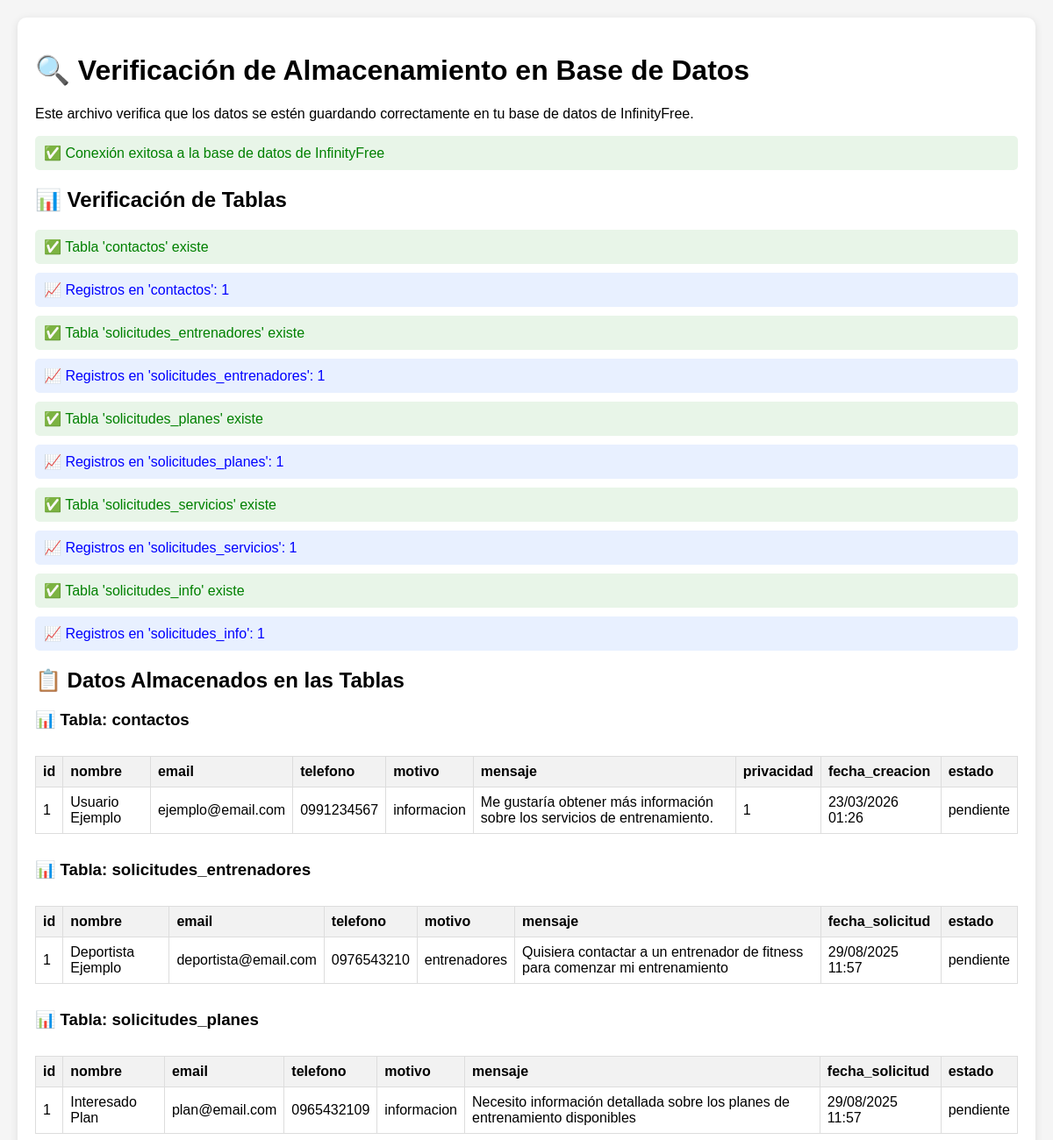
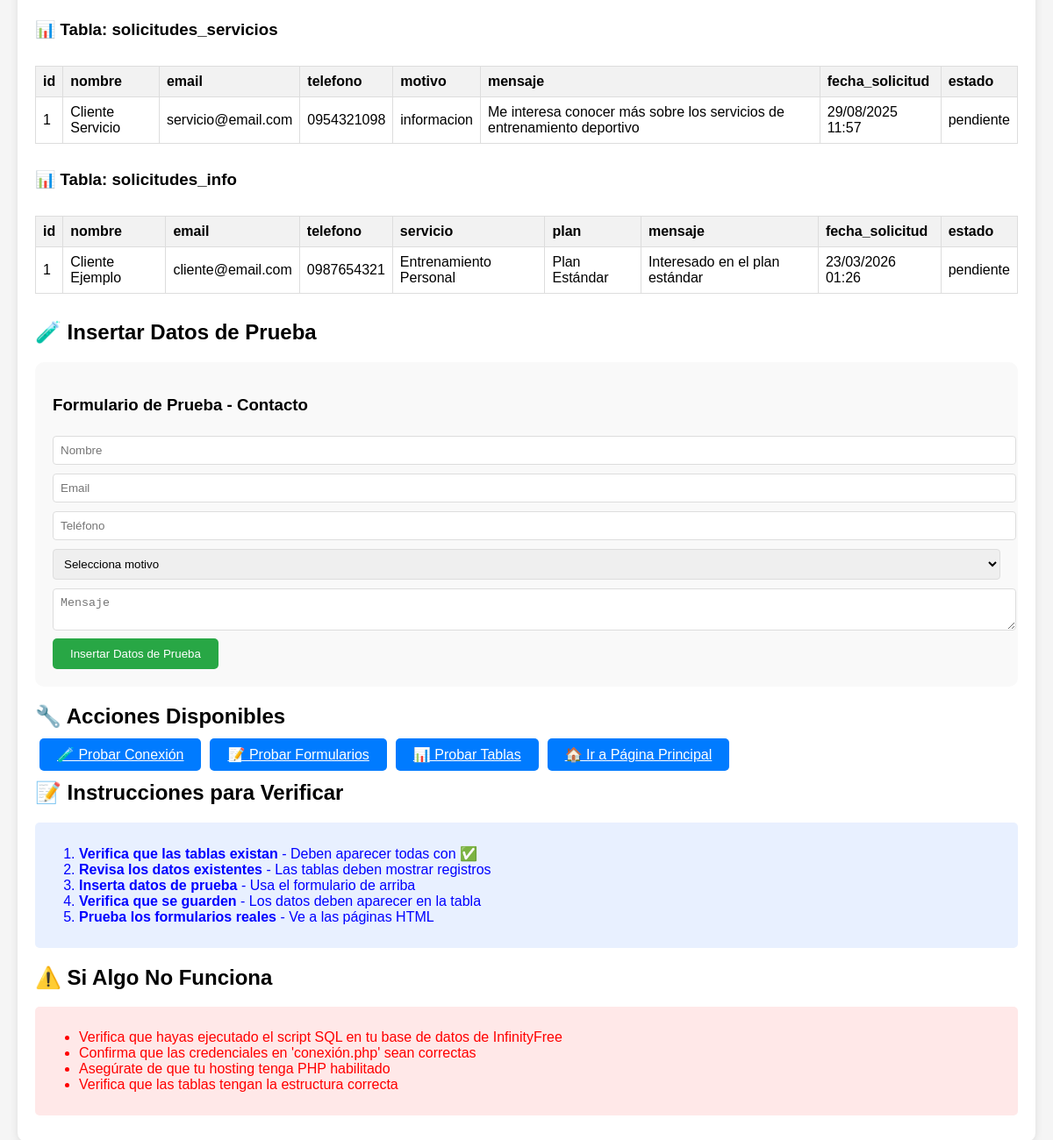
The page /Procesamientof/verificar_almacenamiento.php on the database its author committed (2 pictures, top to bottom).
### tables this page shows
CREATE TABLE IF NOT EXISTS `contactos` (
    `id` INT AUTO_INCREMENT PRIMARY KEY,
    `nombre` VARCHAR(100) NOT NULL,
    `email` VARCHAR(100) NOT NULL,
    `telefono` VARCHAR(20) DEFAULT NULL,
    `motivo` ENUM('informacion', 'soporte', 'entrenadores', 'otros') NOT NULL,
    `mensaje` TEXT NOT NULL,
    `privacidad` TINYINT(1) DEFAULT 0,
    `fecha_creacion` DATETIME DEFAULT CURRENT_TIMESTAMP,
    `estado` ENUM('pendiente', 'respondido', 'archivado') DEFAULT 'pendiente',
    INDEX `idx_email` (`email`),
    INDEX `idx_motivo` (`motivo`),
    INDEX `idx_fecha` (`fecha_creacion`)
);

CREATE TABLE IF NOT EXISTS `solicitudes_entrenadores` (
    `id` INT AUTO_INCREMENT PRIMARY KEY,
    `nombre` VARCHAR(100) NOT NULL,
    `email` VARCHAR(100) NOT NULL,
    `telefono` VARCHAR(20) DEFAULT NULL,
    `motivo` ENUM('informacion', 'soporte', 'entrenadores', 'otros') NOT NULL,
    `mensaje` TEXT NOT NULL,
    `fecha_solicitud` DATETIME DEFAULT CURRENT_TIMESTAMP,
    `estado` ENUM('pendiente', 'respondido', 'archivado') DEFAULT 'pendiente',
    INDEX `idx_email` (`email`),
    INDEX `idx_motivo` (`motivo`),
    INDEX `idx_fecha` (`fecha_solicitud`)
);

CREATE TABLE IF NOT EXISTS `solicitudes_planes` (
    `id` INT AUTO_INCREMENT PRIMARY KEY,
    `nombre` VARCHAR(100) NOT NULL,
    `email` VARCHAR(100) NOT NULL,
    `telefono` VARCHAR(20) DEFAULT NULL,
    `motivo` ENUM('informacion', 'soporte', 'entrenadores', 'otros') NOT NULL,
    `mensaje` TEXT NOT NULL,
    `fecha_solicitud` DATETIME DEFAULT CURRENT_TIMESTAMP,
    `estado` ENUM('pendiente', 'respondido', 'archivado') DEFAULT 'pendiente',
    INDEX `idx_email` (`email`),
    INDEX `idx_motivo` (`motivo`),
    INDEX `idx_fecha` (`fecha_solicitud`)
);

CREATE TABLE IF NOT EXISTS `solicitudes_servicios` (
    `id` INT AUTO_INCREMENT PRIMARY KEY,
    `nombre` VARCHAR(100) NOT NULL,
    `email` VARCHAR(100) NOT NULL,
    `telefono` VARCHAR(20) DEFAULT NULL,
    `motivo` ENUM('informacion', 'soporte', 'entrenadores', 'otros') NOT NULL,
    `mensaje` TEXT NOT NULL,
    `fecha_solicitud` DATETIME DEFAULT CURRENT_TIMESTAMP,
    `estado` ENUM('pendiente', 'respondido', 'archivado') DEFAULT 'pendiente',
    INDEX `idx_email` (`email`),
    INDEX `idx_motivo` (`motivo`),
    INDEX `idx_fecha` (`fecha_solicitud`)
);

CREATE TABLE IF NOT EXISTS `solicitudes_info` (
    `id` INT AUTO_INCREMENT PRIMARY KEY,
    `nombre` VARCHAR(100) NOT NULL,
    `email` VARCHAR(100) NOT NULL,
    `telefono` VARCHAR(20) DEFAULT NULL,
    `servicio` VARCHAR(100) NOT NULL,
    `plan` VARCHAR(50) DEFAULT NULL,
    `mensaje` TEXT DEFAULT NULL,
    `fecha_solicitud` DATETIME DEFAULT CURRENT_TIMESTAMP,
    `estado` ENUM('pendiente', 'respondido', 'archivado') DEFAULT 'pendiente',
    INDEX `idx_email` (`email`),
    INDEX `idx_servicio` (`servicio`),
    INDEX `idx_fecha` (`fecha_solicitud`)
);

### Procesamientof/verificar_almacenamiento.php (the view, shortened to what this page needs)
<?php
include '../PHP/conexión.php';
echo "<!DOCTYPE html>
<html lang='es'>
<head>
    <meta charset='UTF-8'>
    <meta name='viewport' content='width=device-width, initial-scale=1.0'>
    <title>Verificación de Almacenamiento - DeporteFit</title>
    <style>
        body { font-family: Arial, sans-serif; margin: 20px; background: #f5f5f5; }
        .container { max-width: 1200px; margin: 0 auto; background: white; padding: 20px; border-radius: 10px; box-shadow: 0 2px 10px rgba(0,0,0,0.1); }
        .success { color: green; background: #e8f5e8; padding: 10px; border-radius: 5px; margin: 10px 0; }
        .error { color: red; background: #ffe8e8; padding: 10px; border-radius: 5px; margin: 10px 0; }
        .info { color: blue; background: #e8f0ff; padding: 10px; border-radius: 5px; margin: 10px 0; }
        .table-container { margin: 20px 0; overflow-x: auto; }
        table { width: 100%; border-collapse: collapse; margin: 10px 0; }
        th, td { border: 1px solid #ddd; padding: 8px; text-align: left; }
        th { background-color: #f2f2f2; font-weight: bold; }
        .btn { background: #007bff; color: white; padding: 10px 20px; border: none; border-radius: 5px; cursor: pointer; margin: 5px; }
        .btn:hover { background: #0056b3; }
        .form-test { background: #f9f9f9; padding: 20px; border-radius: 10px; margin: 20px 0; }
        .form-test input, .form-test textarea, .form-test select { width: 100%; padding: 8px; margin: 5px 0; border: 1px solid #ddd; border-radius: 4px; }
        .form-test button { background: #28a745; color: white; padding: 10px 20px; border: none; border-radius: 5px; cursor: pointer; }
        .form-test button:hover { background: #218838; }
    </style>
</head>
<body>
    <div class='container'>
        <h1>🔍 Verificación de Almacenamiento en Base de Datos</h1>
        <p>Este archivo verifica que los datos se estén guardando correctamente en tu base de datos de InfinityFree.</p>";
echo "<div class='success'>✅ Conexión exitosa a la base de datos de InfinityFree</div>";
$tablas_esperadas = [
    'contactos',
    'solicitudes_entrenadores',
    'solicitudes_planes',
    'solicitudes_servicios',
    'solicitudes_info'
];
echo "<h2>📊 Verificación de Tablas</h2>";
foreach ($tablas_esperadas as $tabla) {
    $sql = "SHOW TABLES LIKE '$tabla'";
    $resultado = mysqli_query($conexion, $sql);
    if (mysqli_num_rows($resultado) > 0) {
        echo "<div class='success'>✅ Tabla '$tabla' existe</div>";
        $count_sql = "SELECT COUNT(*) as total FROM $tabla";
        $count_result = mysqli_query($conexion, $count_sql);
        if ($count_result) {
            $row = mysqli_fetch_assoc($count_result);
            echo "<div class='info'>📈 Registros en '$tabla': " . $row['total'] . "</div>";
        }
    } else {
        echo "<div class='error'>❌ Tabla '$tabla' NO existe</div>";
    }
}
echo "<h2>📋 Datos Almacenados en las Tablas</h2>";
foreach ($tablas_esperadas as $tabla) {
    $sql = "SHOW TABLES LIKE '$tabla'";
    $resultado = mysqli_query($conexion, $sql);
    if (mysqli_num_rows($resultado) > 0) {
        echo "<h3>📊 Tabla: $tabla</h3>";
        $data_sql = "SELECT * FROM $tabla ORDER BY id DESC LIMIT 10";
        $data_result = mysqli_query($conexion, $data_sql);
        if ($data_result && mysqli_num_rows($data_result) > 0) {
            echo "<div class='table-container'>";
            echo "<table>";
            $columnas = [];
            while ($field = mysqli_fetch_field($data_result)) {
                $columnas[] = $field->name;
            }
            echo "<tr>";
            foreach ($columnas as $columna) {
                echo "<th>$columna</th>";
            }
            echo "</tr>";
            mysqli_data_seek($data_result, 0);
            while ($row = mysqli_fetch_assoc($data_result)) {
                echo "<tr>";
                foreach ($columnas as $columna) {
                    $valor = $row[$columna];
                    if ($columna == 'fecha_creacion' || $columna == 'fecha_solicitud') {
                        $valor = date('d/m/Y H:i', strtotime($valor));
                    }
                    echo "<td>" . htmlspecialchars($valor) . "</td>";
                }
                echo "</tr>";
            }
            echo "</table>";
            echo "</div>";
        } else {
            echo "<div class='info'>ℹ️ No hay datos en la tabla '$tabla'</div>";
        }
    }
}
echo "<h2>🧪 Insertar Datos de Prueba</h2>";
echo "<div class='form-test'>";
echo "<form method='POST' action=''>";
echo "<h3>Formulario de Prueba - Contacto</h3>";
echo "<input type='text' name='nombre_prueba' placeholder='Nombre' required><br>";
echo "<input type='email' name='email_prueba' placeholder='Email' required><br>";
echo "<input type='tel' name='telefono_prueba' placeholder='Teléfono'><br>";
echo "<select name='motivo_prueba' required>";
echo "<option value=''>Selecciona motivo</option>";
echo "</select><br>";
echo "<textarea name='mensaje_prueba' placeholder='Mensaje' required></textarea><br>";
echo "<button type='submit' name='insertar_prueba'>Insertar Datos de Prueba</button>";
echo "</form>";
echo "</div>";
echo "<h2>🔧 Acciones Disponibles</h2>";
echo "<a href='test_conexion.php' class='btn'>🧪 Probar Conexión</a>";
echo "<a href='probar_formularios.php' class='btn'>📝 Probar Formularios</a>";
echo "<a href='probar_tablas_formularios.php' class='btn'>📊 Probar Tablas</a>";
echo "<a href='index.html' class='btn'>🏠 Ir a Página Principal</a>";
echo "<h2>📝 Instrucciones para Verificar</h2>";
echo "<div class='info'>";
echo "<ol>";
echo "<li><strong>Verifica que las tablas existan</strong> - Deben aparecer todas con ✅</li>";
echo "<li><strong>Revisa los datos existentes</strong> - Las tablas deben mostrar registros</li>";
echo "<li><strong>Inserta datos de prueba</strong> - Usa el formulario de arriba</li>";
echo "<li><strong>Verifica que se guarden</strong> - Los datos deben aparecer en la tabla</li>";
echo "<li><strong>Prueba los formularios reales</strong> - Ve a las páginas HTML</li>";
echo "</ol>";
echo "</div>";
echo "<h2>⚠️ Si Algo No Funciona</h2>";
echo "<div class='error'>";
echo "<ul>";
echo "<li>Verifica que hayas ejecutado el script SQL en tu base de datos de InfinityFree</li>";
echo "<li>Confirma que las credenciales en 'conexión.php' sean correctas</li>";
echo "<li>Asegúrate de que tu hosting tenga PHP habilitado</li>";
echo "<li>Verifica que las tablas tengan la estructura correcta</li>";
echo "</ul>";
echo "</div>";
echo "</div></body></html>";
?>

### Procesamientof/verificar_almacenamiento.php (style rules this page uses)
body { font-family: Arial, sans-serif; margin: 20px; background: #f5f5f5; }
.container { max-width: 1200px; margin: 0 auto; background: white; padding: 20px; border-radius: 10px; box-shadow: 0 2px 10px rgba(0,0,0,0.1); }
.success { color: green; background: #e8f5e8; padding: 10px; border-radius: 5px; margin: 10px 0; }
.error { color: red; background: #ffe8e8; padding: 10px; border-radius: 5px; margin: 10px 0; }
.info { color: blue; background: #e8f0ff; padding: 10px; border-radius: 5px; margin: 10px 0; }
.table-container { margin: 20px 0; overflow-x: auto; }
table { width: 100%; border-collapse: collapse; margin: 10px 0; }
th, td { border: 1px solid #ddd; padding: 8px; text-align: left; }
th { background-color: #f2f2f2; font-weight: bold; }
.btn { background: #007bff; color: white; padding: 10px 20px; border: none; border-radius: 5px; cursor: pointer; margin: 5px; }
.form-test { background: #f9f9f9; padding: 20px; border-radius: 10px; margin: 20px 0; }
.form-test input, .form-test textarea, .form-test select { width: 100%; padding: 8px; margin: 5px 0; border: 1px solid #ddd; border-radius: 4px; }
.form-test button { background: #28a745; color: white; padding: 10px 20px; border: none; border-radius: 5px; cursor: pointer; }

### rows shown on the page
contactos: id "1", nombre "Usuario Ejemplo", email "ejemplo@email.com", telefono "0991234567", motivo "informacion", mensaje "Me gustaría obtener más información sobre los servicios de entrenamiento.", privacidad "1", fecha_creacion "23/03/2026 01:26", estado "pendiente"
solicitudes_entrenadores: id "1", nombre "Deportista Ejemplo", email "deportista@email.com", telefono "0976543210", motivo "entrenadores", mensaje "Quisiera contactar a un entrenador de fitness para comenzar mi entrenamiento", fecha_solicitud "29/08/2025 11:57", estado "pendiente"
solicitudes_planes: id "1", nombre "Interesado Plan", email "plan@email.com", telefono "0965432109", motivo "informacion", mensaje "Necesito información detallada sobre los planes de entrenamiento disponibles", fecha_solicitud "29/08/2025 11:57", estado "pendiente"
solicitudes_servicios: id "1", nombre "Cliente Servicio", email "servicio@email.com", telefono "0954321098", motivo "informacion", mensaje "Me interesa conocer más sobre los servicios de entrenamiento deportivo", fecha_solicitud "29/08/2025 11:57", estado "pendiente"
solicitudes_info: id "1", nombre "Cliente Ejemplo", email "cliente@email.com", telefono "0987654321", servicio "Entrenamiento Personal", plan "Plan Estándar", mensaje "Interesado en el plan estándar", fecha_solicitud "23/03/2026 01:26", estado "pendiente"

### other values the page prints
$tabla "contactos"
$row['total'] "1"
$tabla "solicitudes_entrenadores"
$tabla "solicitudes_planes"
$tabla "solicitudes_servicios"
$tabla "solicitudes_info"
$columna "id"
$columna "nombre"
$columna "email"
$columna "telefono"
$columna "motivo"
$columna "mensaje"
$columna "privacidad"
$columna "fecha_creacion"
$columna "estado"
